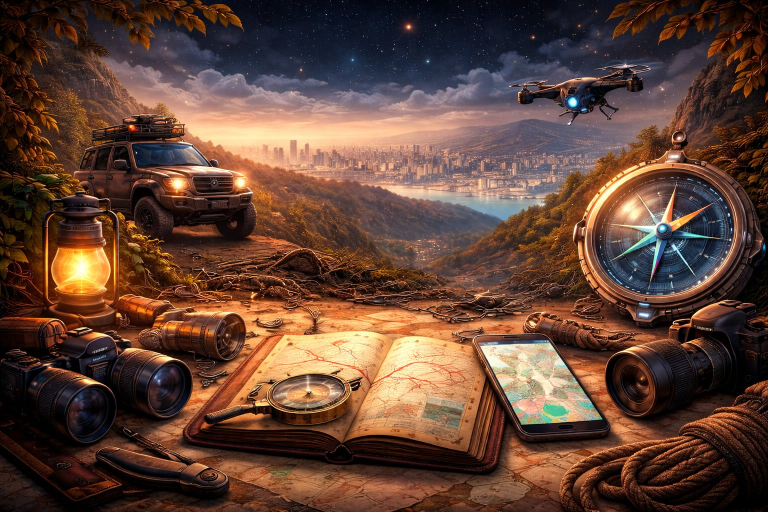
#> input picture app/images/loading-bg.jpg, 1536 x 1024 px (shown at 1/2 size)
$ python audit-photo-connectivity.py ../../app/images
#> lines starting #> are read from the running program, lines starting #| are printed output that depends on the picture
"""Local CPU diagnostic, not a replacement for AliceVision camera registration.

Reads only the supplied directory. No network, uploads, or reconstruction jobs.
Reports overlap evidence and threshold sensitivity, never building completeness.
"""
import argparse
import json
from pathlib import Path
import cv2
import numpy as np

parser = argparse.ArgumentParser()
parser.add_argument('directory')
args = parser.parse_args()
files = sorted(Path(args.directory).glob('*.jpg'))
if not 2 <= len(files) <= 48:
    raise SystemExit('Expected 2–48 local JPEG inputs')
cv2.setNumThreads(2)
cv2.setRNGSeed(7)
sift = cv2.SIFT_create(nfeatures=3000)
features = []
for file in files:
    gray = cv2.imread(str(file), cv2.IMREAD_GRAYSCALE)
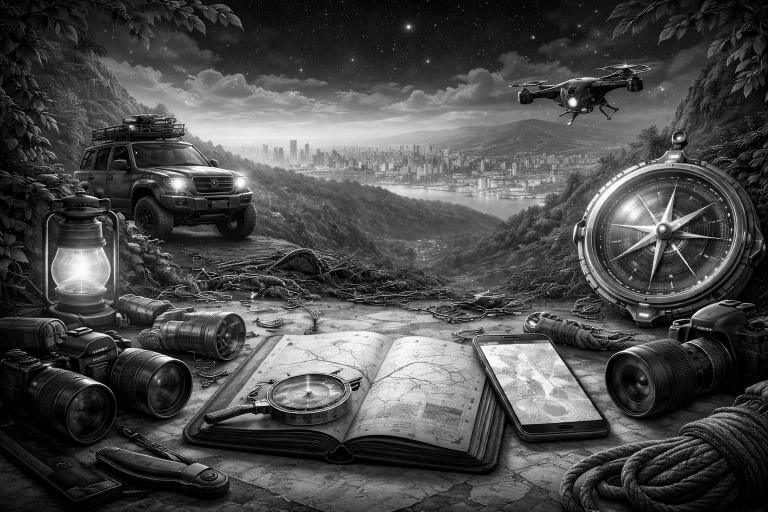
#> gray: shape (1024, 1536) (shown at 1/2 size); min 0, max 255, mean 74.1
    if gray is None:
        raise SystemExit('Undecodable image')
    scale = min(1, 1600 / max(gray.shape))
#> scale = 1
    gray = cv2.resize(gray, None, fx=scale, fy=scale, interpolation=cv2.INTER_AREA)
    kp, desc = sift.detectAndCompute(gray, None)
#> kp = 3000 keypoints; strongest (x, y, size): (1146, 204, 11), (273, 305, 1.9), (1458, 429, 3.2), (1460, 479, 2.8)
    features.append((kp, desc, gray.shape))
#> pass 2 of the loop `for file in files:`:
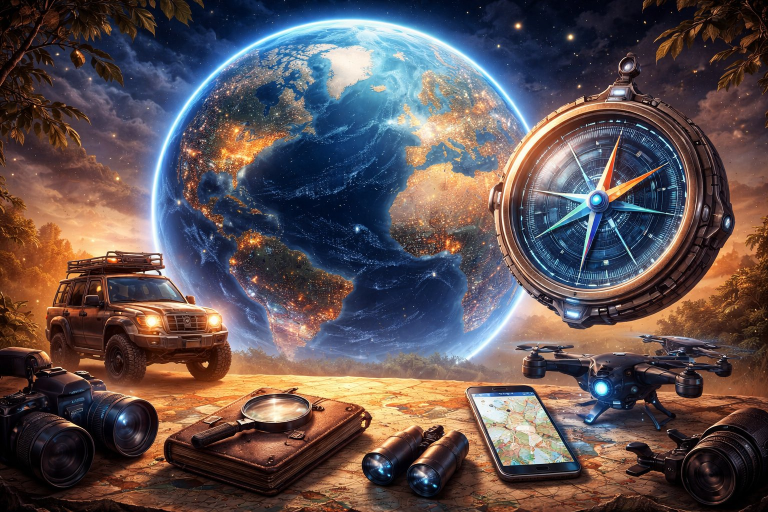
#> input picture app/images/title-bg.jpg, 1536 x 1024 px (shown at 1/2 size)
#> `gray = cv2.imread(str(file), cv2.IMREAD_GRAYSCALE)`:
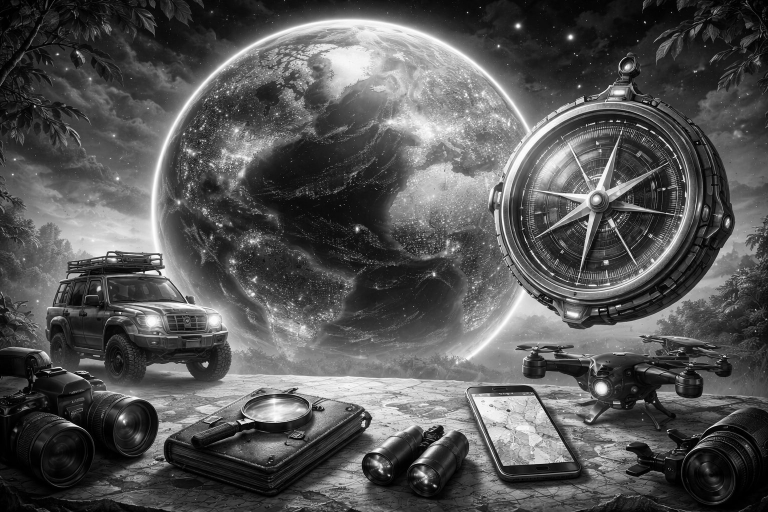
#> gray: shape (1024, 1536) (shown at 1/2 size); min 0, max 255, mean 84.7
#> kp = 3000 keypoints; strongest (x, y, size): (1289, 44, 2.1), (1250, 244, 1.9), (1203, 777, 15.9), (69, 213, 2.6)
matcher = cv2.BFMatcher(cv2.NORM_L2)
edges = []
for i in range(len(files)):
    ka, da, sa = features[i]
    for j in range(i + 1, len(files)):
        kb, db, sb = features[j]
        if da is None or db is None or min(len(da), len(db)) < 8:
            continue
        forward = {m.queryIdx: m.trainIdx for pair in matcher.knnMatch(da, db, k=2)
                   if len(pair) == 2 for m, n in [pair] if m.distance < 0.75*n.distance}
        reverse = {m.queryIdx: m.trainIdx for pair in matcher.knnMatch(db, da, k=2)
                   if len(pair) == 2 for m, n in [pair] if m.distance < 0.75*n.distance}
        pairs = [(a, b) for a, b in forward.items() if reverse.get(b) == a]
        if len(pairs) < 8:
            continue
        pa = np.float32([ka[a].pt for a, b in pairs])
        pb = np.float32([kb[b].pt for a, b in pairs])
        matrix, mask = cv2.findFundamentalMat(pa, pb, cv2.FM_RANSAC, 2.0, 0.999, 5000)
        if matrix is None or mask is None:
            continue
        use = mask.ravel().astype(bool)
        count = int(use.sum())
        span = min(float(np.prod(np.ptp(points[use], axis=0)) / (shape[0]*shape[1]))
                   for points, shape in [(pa, sa), (pb, sb)]) if count else 0
        edges.append({'a': i+1, 'b': j+1, 'mutualMatches': len(pairs), 'inliers': count,
                      'inlierRatio': round(count/len(pairs), 3), 'imageAreaSpan': round(span, 3)})
#> this loop made 2 passes
#> sa on passes 1 to 2: (1024, 1536), (1024, 1536)
#> pass 1, `ka, da, sa = features[i]`:
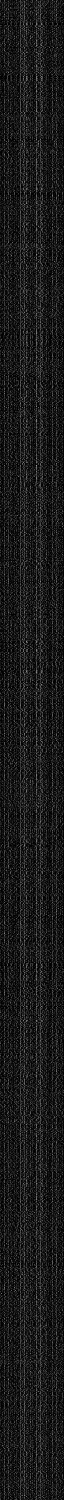
#> da: shape (3000, 128) float32 (shown at 1/2 size); min 0, max 217, mean 26.3
#> pass 2, `ka, da, sa = features[i]`:
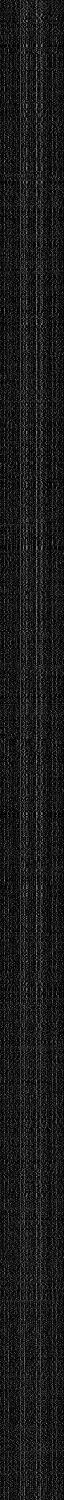
#> da: shape (3000, 128) float32 (shown at 1/2 size); min 0, max 211, mean 26.4
#> after the loop, edges = 1 item
def components(threshold):
#> called with threshold = 15
    unseen = set(range(1, len(files)+1))
    groups = []
    while unseen:
        group = {unseen.pop()}
        pending = list(group)
        while pending:
            current = pending.pop()
            for edge in edges:
                if edge['inliers'] < threshold or edge['inlierRatio'] < .4 or edge['imageAreaSpan'] < .05:
                    continue
                other = edge['b'] if edge['a'] == current else edge['a'] if edge['b'] == current else None
                if other in unseen:
                    unseen.remove(other)
                    group.add(other)
                    pending.append(other)
        groups.append(sorted(group))
    return sorted(groups, key=lambda group: (-len(group), group))
print(json.dumps({'algorithm': 'OpenCV SIFT / mutual ratio matches / fundamental RANSAC',
                  'opencv': cv2.__version__, 'photoCount': len(files),
                  'featureCounts': [len(kp) for kp, _, _ in features],
                  'componentsByMinimumInliers': {str(n): components(n) for n in [15, 25, 40]},
                  'strongestPairs': sorted(edges, key=lambda e: -e['inliers'])[:30],
                  'limitation': 'Threshold-sensitive overlap evidence, not solved cameras, original-run diagnosis, or surface completeness.'}, indent=2))
#> (printed output is left out)
